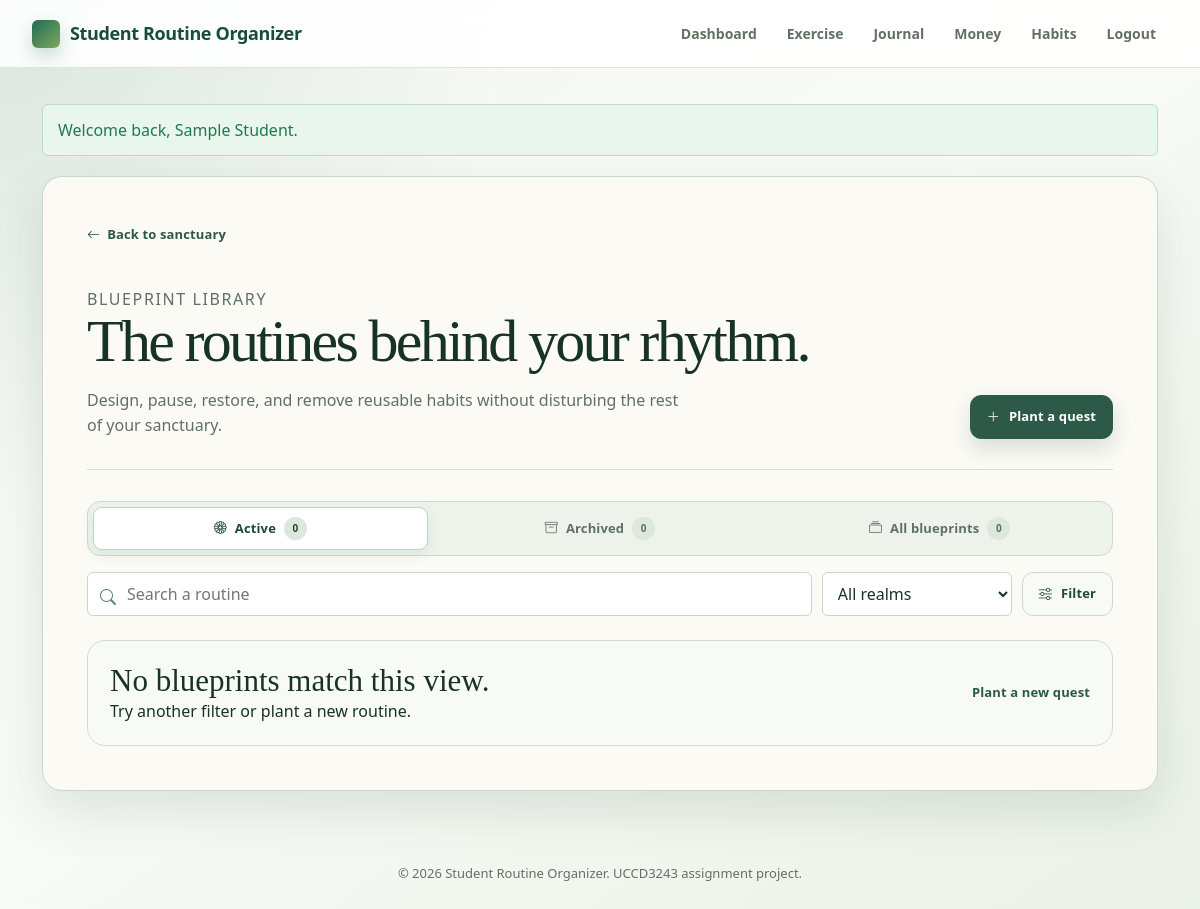
Before: /modules/habits/manage.php (signed in) with the older database file.
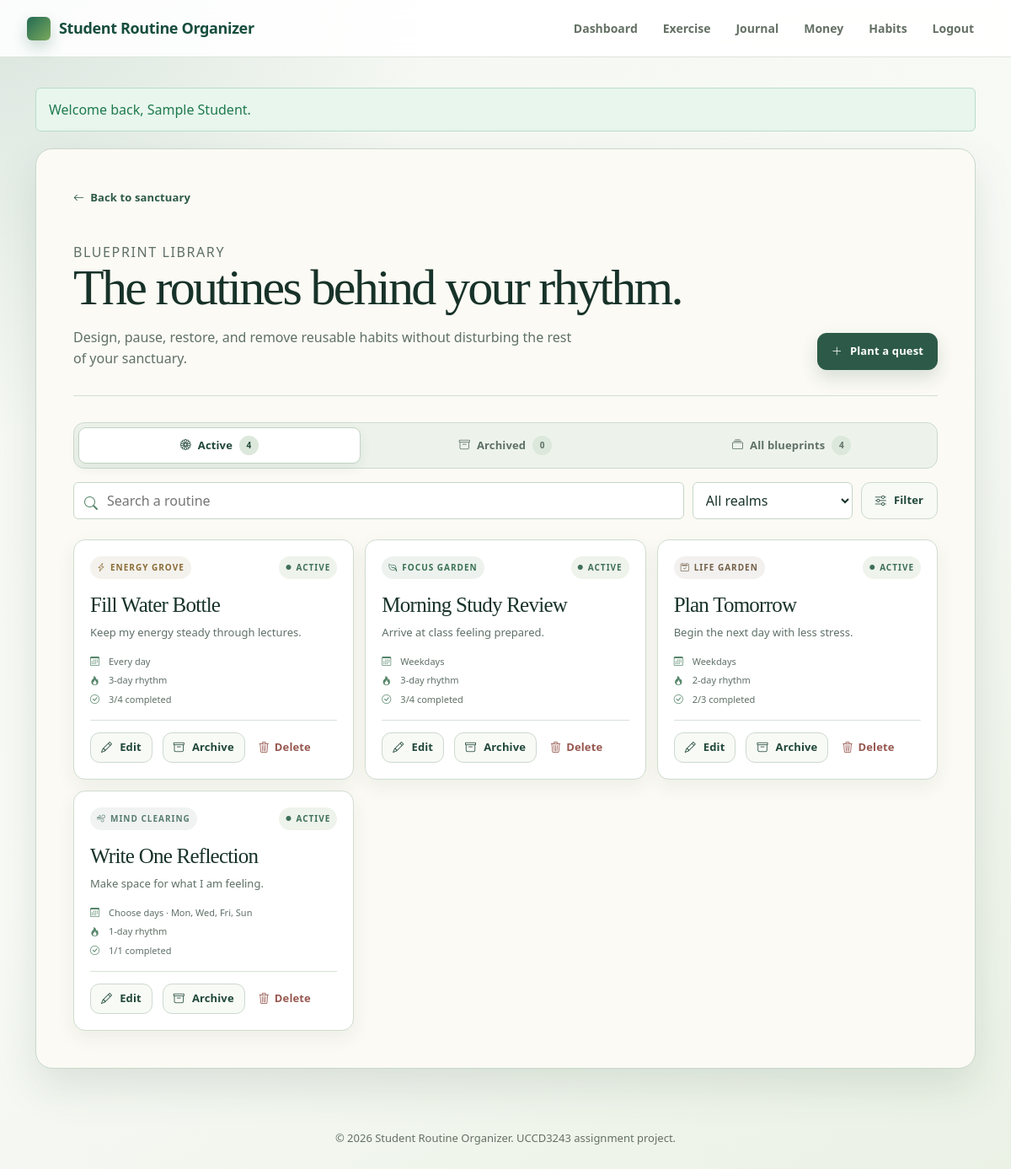
After: the same page with the newer database file.
### tables this page shows
CREATE TABLE habits (
  habit_id INT AUTO_INCREMENT PRIMARY KEY,
  user_id INT NOT NULL,
  habit_name VARCHAR(100) NOT NULL,
  realm ENUM('focus', 'energy', 'mind', 'life_admin') NOT NULL DEFAULT 'focus',
  target_frequency ENUM('daily', 'weekdays', 'weekly', 'custom') NOT NULL DEFAULT 'daily',
  scheduled_days VARCHAR(27) NOT NULL,
  preferred_time TIME NULL,
  duration_minutes SMALLINT UNSIGNED NULL,
  motivation VARCHAR(180) NULL,
  priority ENUM('low', 'medium', 'high') NOT NULL DEFAULT 'medium',
  is_active TINYINT(1) NOT NULL DEFAULT 1,
  created_at TIMESTAMP DEFAULT CURRENT_TIMESTAMP,
  updated_at TIMESTAMP DEFAULT CURRENT_TIMESTAMP ON UPDATE CURRENT_TIMESTAMP,
  CONSTRAINT fk_habit_user
    FOREIGN KEY (user_id) REFERENCES users(user_id)
    ON DELETE CASCADE,
  INDEX idx_habit_user_active (user_id, is_active),
  INDEX idx_habit_user_realm (user_id, realm)
);

### includes/auth.php (called while the page is built, shortened)
<?php
function sessionAccessState(): string
{
    $lastActivity = (int) ($_SESSION['last_activity'] ?? 0);
    return 'active';
}
function isLoggedIn(): bool
{
    return sessionAccessState() === 'active';
}

### includes/validation.php (called while the page is built, shortened)
<?php
function cleanInput(string $value): string
{
    return trim($value);
}
function escapeOutput(?string $value): string
{
    return htmlspecialchars((string) $value, ENT_QUOTES, 'UTF-8');
}

### modules/habits/habit_helpers.php (called while the page is built, shortened)
<?php
function habitRealmOptions(): array
{
    return [
        'focus' => ['label' => 'Focus Garden', 'icon' => 'bi-leaf', 'description' => 'Study, reading, and assignments.'],
        'energy' => ['label' => 'Energy Grove', 'icon' => 'bi-lightning-charge', 'description' => 'Water, movement, sleep, and recovery.'],
        'mind' => ['label' => 'Mind Clearing', 'icon' => 'bi-wind', 'description' => 'Reflection, calm, and connection.'],
        'life_admin' => ['label' => 'Life Garden', 'icon' => 'bi-calendar2-check', 'description' => 'Planning, budgeting, and practical care.'],
    ];
}
function habitFrequencyOptions(): array
{
    return [
        'daily' => 'Every day',
        'weekdays' => 'Weekdays',
        'weekly' => 'Once a week',
        'custom' => 'Choose days',
    ];
}
function habitDayOptions(): array
{
    return [
        'mon' => 'Mon', 'tue' => 'Tue', 'wed' => 'Wed', 'thu' => 'Thu',
        'fri' => 'Fri', 'sat' => 'Sat', 'sun' => 'Sun',
    ];
}
function habitStreaks(mysqli $connection, int $userId): array
{
    $stmt = $connection->prepare("SELECT h.habit_id, h.habit_name, l.completion_status FROM habits h LEFT JOIN habit_logs l ON l.habit_id = h.habit_id AND l.deleted_at IS NULL WHERE h.user_id = ? ORDER BY h.habit_id, l.scheduled_date ASC");
    $stmt->bind_param('i', $userId);
    $stmt->execute();
    $grouped = [];
    foreach ($stmt->get_result()->fetch_all(MYSQLI_ASSOC) as $row) {
        $id = (int) $row['habit_id'];
        if (!isset($grouped[$id])) {
            $grouped[$id] = ['habit_name' => $row['habit_name'], 'statuses' => []];
        }
        if ($row['completion_status'] !== null) {
            $grouped[$id]['statuses'][] = $row['completion_status'];
        }
    }
    $result = [];
    foreach ($grouped as $id => $habit) {
        $best = 0;
        $run = 0;
        foreach ($habit['statuses'] as $status) {
            if ($status === 'completed') {
                $run++;
                $best = max($best, $run);
            } elseif ($status !== 'scheduled') {
                $run = 0;
            }
        }
        $current = 0;
        foreach (array_reverse($habit['statuses']) as $status) {
            if ($status === 'completed') {
                $current++;
            } elseif ($status !== 'scheduled') {
                break;
            }
        }
        $result[$id] = ['current' => $current, 'best' => $best, 'habit_name' => $habit['habit_name']];
    }
    return $result;
}
function habitDisplaySchedule(array $habit): string
{
    $frequency = habitFrequencyOptions()[$habit['target_frequency']] ?? $habit['target_frequency'];
    if (in_array($habit['target_frequency'], ['weekly', 'custom'], true)) {
        $labels = habitDayOptions();
        $days = array_map(static fn ($day) => $labels[$day] ?? $day, array_filter(explode(',', (string) $habit['scheduled_days'])));
        return $frequency . ' · ' . implode(', ', $days);
    }
    return $frequency;
}

### modules/habits/manage.php (the view, shortened to what the changed rows need)
<?php
require __DIR__ . '/../../config/database.php';
require __DIR__ . '/../../includes/auth.php';
require __DIR__ . '/../../includes/validation.php';
require __DIR__ . '/habit_helpers.php';
$userId = (int) $_SESSION['user_id'];
$search = cleanInput((string) ($_GET['search'] ?? ''));
$state = cleanInput((string) ($_GET['state'] ?? 'active'));
$records = [];
$counts = ['active' => 0, 'archived' => 0, 'all' => 0];
$streaks = [];
$pageError = null;
try {
    $connection = getDatabaseConnection();
    $countStmt = $connection->prepare("SELECT COUNT(*) AS total, COALESCE(SUM(CASE WHEN is_active = 1 THEN 1 ELSE 0 END), 0) AS active_count, COALESCE(SUM(CASE WHEN is_active = 0 THEN 1 ELSE 0 END), 0) AS archived_count FROM habits WHERE user_id = ?");
    $countStmt->bind_param('i', $userId);
    $countStmt->execute();
    $countRow = $countStmt->get_result()->fetch_assoc();
    $counts = [
        'active' => (int) $countRow['active_count'],
        'archived' => (int) $countRow['archived_count'],
        'all' => (int) $countRow['total'],
    ];
    $where = ['h.user_id = ?'];
    $types = 'i';
    $params = [$userId];
    if ($state !== 'all') {
        $where[] = 'h.is_active = ?';
        $types .= 'i';
        $params[] = $state === 'active' ? 1 : 0;
    }
    $sql = "SELECT h.*, COUNT(l.log_id) AS log_count, COALESCE(SUM(CASE WHEN l.completion_status = 'completed' THEN 1 ELSE 0 END), 0) AS completion_count
            FROM habits h
            LEFT JOIN habit_logs l ON l.habit_id = h.habit_id AND l.deleted_at IS NULL
            WHERE " . implode(' AND ', $where) . '
            GROUP BY h.habit_id
            ORDER BY h.is_active DESC, h.updated_at DESC, h.habit_name';
    $stmt = $connection->prepare($sql);
    $refs = [];
    foreach ($params as $key => &$value) {
        $refs[$key] = &$value;
    }
    $stmt->bind_param($types, ...$refs);
    $stmt->execute();
    $records = $stmt->get_result()->fetch_all(MYSQLI_ASSOC);
    $streaks = habitStreaks($connection, $userId);
} catch (Throwable $exception) {
    logApplicationException($exception, 'habit manage');
    $pageError = 'Quest blueprints are unavailable right now. Please check the database setup.';
}
require __DIR__ . '/../../includes/header.php';
?>
<section class="manage-page" aria-labelledby="manageTitle">
    <header class="manage-header">
        <div>
            <h1 id="manageTitle">The routines behind your rhythm.</h1>
        </div>
    </header>
    <?php if ($pageError): ?>
        <div class="alert alert-error"><?= escapeOutput($pageError); ?></div>
    <?php else: ?>
        <nav class="blueprint-tabs" aria-label="Blueprint status">
            <a class="<?= $state === 'active' ? 'is-active' : ''; ?>" href="<?= BASE_URL; ?>/modules/habits/manage.php?state=active">
                <i class="bi bi-flower1" aria-hidden="true"></i><span>Active</span><strong><?= $counts['active']; ?></strong>
            </a>
            <a class="<?= $state === 'archived' ? 'is-active' : ''; ?>" href="<?= BASE_URL; ?>/modules/habits/manage.php?state=archived">
                <i class="bi bi-archive" aria-hidden="true"></i><span>Archived</span><strong><?= $counts['archived']; ?></strong>
            </a>
            <a class="<?= $state === 'all' ? 'is-active' : ''; ?>" href="<?= BASE_URL; ?>/modules/habits/manage.php?state=all">
                <i class="bi bi-collection" aria-hidden="true"></i><span>All blueprints</span><strong><?= $counts['all']; ?></strong>
            </a>
        </nav>
        <form method="get" class="manage-filter">
            <div class="filter-search-wrap"><i class="bi bi-search" aria-hidden="true"></i><input id="search" name="search" type="search" value="<?= escapeOutput($search); ?>" placeholder="Search a routine"></div>
            <select name="realm" aria-label="Filter by realm">
                <option value="">All realms</option>
            </select>
            <button class="sanctuary-button sanctuary-button-quiet" type="submit"><i class="bi bi-sliders" aria-hidden="true"></i> Filter</button>
        </form>
        <?php if (!$records): ?>
            <section class="sanctuary-empty compact-empty">
                <div>
                    <h2><?= $state === 'archived' ? 'No archived blueprints yet.' : 'No blueprints match this view.'; ?></h2>
                    <p><?= $state === 'archived' ? 'Paused routines will stay here with their history intact.' : 'Try another filter or plant a new routine.'; ?></p>
                </div>
                <?php if ($state !== 'archived'): ?><a class="sanctuary-text-link" href="<?= BASE_URL; ?>/modules/habits/create.php">Plant a new quest</a><?php endif; ?>
            </section>
        <?php else: ?>
            <div class="blueprint-library">
                <?php foreach ($records as $habit): ?>
                    <?php $meta = habitRealmOptions()[$habit['realm']]; $streak = $streaks[(int) $habit['habit_id']] ?? ['current' => 0, 'best' => 0]; ?>
                    <article class="blueprint-card <?= (int) $habit['is_active'] === 1 ? '' : 'is-archived'; ?>">
                        <div class="blueprint-card-top">
                            <span class="blueprint-realm realm-<?= escapeOutput($habit['realm']); ?>"><i class="bi <?= escapeOutput($meta['icon']); ?>" aria-hidden="true"></i> <?= escapeOutput($meta['label']); ?></span>
                            <span class="blueprint-state"><i class="bi <?= (int) $habit['is_active'] ? 'bi-circle-fill' : 'bi-archive'; ?>" aria-hidden="true"></i><?= (int) $habit['is_active'] ? 'Active' : 'Archived'; ?></span>
                        </div>
                        <h2><?= escapeOutput($habit['habit_name']); ?></h2>
                        <p><?= $habit['motivation'] ? escapeOutput($habit['motivation']) : 'A quiet promise in your ' . escapeOutput($meta['label']) . '.'; ?></p>
                        <div class="blueprint-facts">
                            <span><i class="bi bi-calendar3" aria-hidden="true"></i><?= escapeOutput(habitDisplaySchedule($habit)); ?></span>
                            <span><i class="bi bi-fire" aria-hidden="true"></i><?= (int) $streak['current']; ?>-day rhythm</span>
                            <span><i class="bi bi-check-circle" aria-hidden="true"></i><?= (int) $habit['completion_count']; ?>/<?= (int) $habit['log_count']; ?> completed</span>
                        </div>
                        <div class="blueprint-card-actions">
                            <a class="sanctuary-button sanctuary-button-quiet" href="<?= BASE_URL; ?>/modules/habits/edit.php?id=<?= (int) $habit['habit_id']; ?>"><i class="bi bi-pencil" aria-hidden="true"></i>Edit</a>
                            <form method="post" action="<?= BASE_URL; ?>/modules/habits/manage.php">
                                <button class="sanctuary-button sanctuary-button-quiet" name="action" value="<?= (int) $habit['is_active'] ? 'archive' : 'restore'; ?>" type="submit">
                                    <i class="bi <?= (int) $habit['is_active'] ? 'bi-archive' : 'bi-arrow-counterclockwise'; ?>" aria-hidden="true"></i><?= (int) $habit['is_active'] ? 'Archive' : 'Restore'; ?>
                                </button>
                            </form>
                            <a class="sanctuary-link-danger" href="<?= BASE_URL; ?>/modules/habits/delete.php?id=<?= (int) $habit['habit_id']; ?>"><i class="bi bi-trash3" aria-hidden="true"></i>Delete</a>
                        </div>
                    </article>
                <?php endforeach; ?>
            </div>
        <?php endif; ?>
    <?php endif; ?>
</section>
<?php require __DIR__ . '/../../includes/footer.php'; ?>

### includes/navbar.php (shortened to what the changed rows need)
<?php
$navItems = [
    'Dashboard' => BASE_URL . '/dashboard.php',
    'Exercise' => BASE_URL . '/modules/exercise/index.php',
    'Journal' => BASE_URL . '/modules/journal/index.php',
    'Money' => BASE_URL . '/modules/money/index.php',
    'Habits' => BASE_URL . '/modules/habits/index.php',
];
$isAuthenticated = isLoggedIn();
?>
<header class="topbar">
    <nav class="nav-links" aria-label="Main navigation">
        <?php if ($isAuthenticated): ?>
            <?php foreach ($navItems as $label => $href): ?>
                <a href="<?= $href; ?>"><?= escapeOutput($label); ?></a>
            <?php endforeach; ?>
            <a href="<?= BASE_URL; ?>/logout.php">Logout</a>
        <?php else: ?>
            <a href="<?= BASE_URL; ?>/login.php">Login</a>
            <a href="<?= BASE_URL; ?>/register.php">Register</a>
        <?php endif; ?>
    </nav>
</header>

Changed rows visible on the page:
added habits: realm "ENERGY GROVE", is_active 1 (drawn), habit_name "Fill Water Bottle", motivation "Keep my energy steady through lectures.", target_frequency "Every day", current "3", completion_count "3", log_count "4"
added habits: realm "FOCUS GARDEN", is_active 1 (drawn), habit_name "Morning Study Review", motivation "Arrive at class feeling prepared.", target_frequency "Weekdays", current "3", completion_count "3", log_count "4"
added habits: realm "LIFE GARDEN", is_active 1 (drawn), habit_name "Plan Tomorrow", motivation "Begin the next day with less stress.", target_frequency "Weekdays", current "2", completion_count "2", log_count "3"
added habits: realm "MIND CLEARING", is_active 1 (drawn), habit_name "Write One Reflection", motivation "Make space for what I am feeling.", escapeOutput(habitDisplaySchedule($habit)) "Choose days · Mon, Wed, Fri, Sun", current "1", completion_count "1", log_count "1"
Other visible differences:
$counts['active']: "0" → "4"
$counts['all']: "0" → "4"
text no longer shown: "No blueprints match this view. Try another filter or plant a new routine. Plant a new quest"
